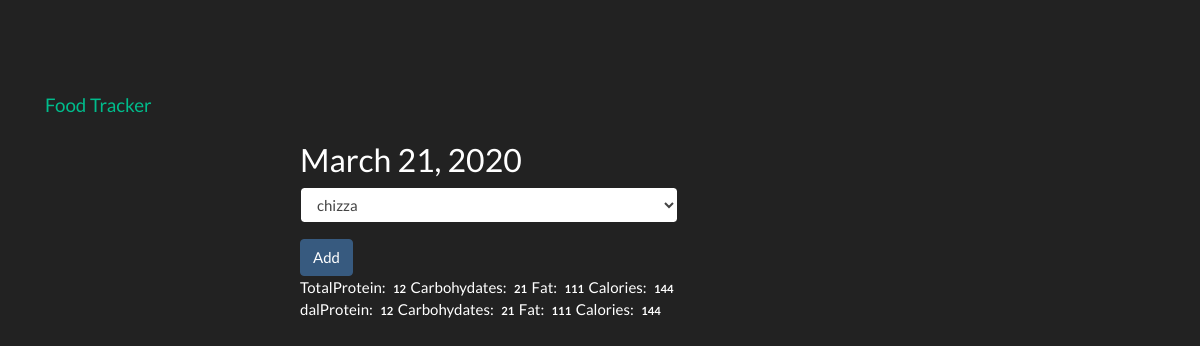
/view/20200321, run on the app's committed database.
### tables this page shows
CREATE TABLE food(
	id integer primary key autoincrement,
	name text not null,
	protein integer not null,
	carbohydrates integer not null,
	fat integer not null,
	calories integer not null
);

### app.py (the view)
@app.route('/view/<date>', methods=['GET', 'POST']) #date is going to be 20170520
def view(date):
    db = get_db()
    cur = db.execute('select id, entry_date from log_date where entry_date = ?', [date])
    date_result = cur.fetchone()
    if request.method == 'POST':
        db.execute('insert into food_date (food_id, log_date_id) values (?, ?)', [request.form['food-select'], date_result['id']])
        db.commit()
    d = datetime.strptime(str(date_result['entry_date']), '%Y%m%d')
    pretty_date = datetime.strftime(d, '%B %d, %Y')
    food_cur = db.execute('select id, name from food')
    food_results = food_cur.fetchall()
    log_cur = db.execute('select food.name, food.protein, food.carbohydrates, food.fat, food.calories from log_date join food_date on food_date.log_date_id = log_date.id join food on food.id = food_date.food_id where log_date.entry_date = ?', [date])
    log_results = log_cur.fetchall()
    totals = {}
    totals['protein'] = 0
    totals['carbohydrates'] = 0
    totals['fat'] = 0
    totals['calories'] = 0
    for food in log_results:
        totals['protein'] += food['protein']
        totals['carbohydrates'] += food['carbohydrates']
        totals['fat'] += food['fat']
        totals['calories'] += food['calories']
    return render_template('day.html', entry_date=date_result['entry_date'], pretty_date=pretty_date, food_results=food_results, log_results=log_results, totals=totals)

### database.py (called while the page is built)
def connect_db():
    sql = sqlite3.connect('/home/praneet/Desktop/flask_all_files/food_tracker/food_log.db')
    sql.row_factory = sqlite3.Row
    return sql

def get_db():
    if not hasattr(g, 'sqlite_db'):
        g.sqlite_db = connect_db()
    return g.sqlite_db

### templates/day.html (shortened to what this page needs)
{% extends 'base.html' %}
{% block content %}
  <body>
    <nav class="navbar navbar-inverse navbar-fixed-top">
      <div class="container">
        <div class="navbar-header">
          <a class="navbar-brand" href="{{url_for('index')}}">Food Tracker</a>
        </div>
      </div>
    </nav>
    <div class="container theme-showcase col-sm-6 col-sm-offset-3" role="main">
      <div class="row">
        <div>
          <div class="panel panel-primary">
            <div class="panel-heading">
              <h3 class="panel-title">{{ pretty_date }}</h3>
            </div>
            <div class="panel-body">
              <form method="POST" action="{{ url_for('view', date=entry_date) }}">
                <div class="form-group">
                  <select class="form-control" name="food-select">
                    {% for food in food_results %}
                      <option value={{ food.id }}>{{ food.name }}</option>
                    {% endfor %}
                  </select>
                </div>
                <button type="submit" class="btn btn-primary">Add</button>
              </form>
              <ul class="nav nav-pills" role="tablist">
                <li class="active"><a>Total</a></li>
                <li><a>Protein: <span class="badge">{{ totals.protein }}</span></a></li>
                <li><a>Carbohydates: <span class="badge">{{ totals.carbohydrates }}</span></a></li>
                <li><a>Fat: <span class="badge">{{ totals.fat }}</span></a></li>
                <li><a>Calories: <span class="badge">{{ totals.calories }}</span></a></li>
              </ul>
            </div>
            {% for food in log_results %}
            <div class="panel-body">
              <ul class="nav nav-pills" role="tablist">
                <li class="active"><a>{{ food.name }}</a></li>
                <li><a>Protein: <span class="badge">{{ food.protein }}</span></a></li>
                <li><a>Carbohydates: <span class="badge">{{ food.carbohydrates }}</span></a></li>
                <li><a>Fat: <span class="badge">{{ food.fat }}</span></a></li>
                <li><a>Calories: <span class="badge">{{ food.calories }}</span></a></li>
              </ul>
            </div>
            {% endfor %}
          </div>
        </div>
      </div>
    </div>
  </body>
{% endblock %}

### static/theme.css (style rules this page uses)
body { padding-top: 70px; padding-bottom: 30px; }

### data on the page
food: name "dal", protein "12", carbohydrates "21", fat "111", calories "144"

### other printed values
{{ pretty_date }} "March 21, 2020"
{{ totals.protein }} "12"
{{ totals.carbohydrates }} "21"
{{ totals.fat }} "111"
{{ totals.calories }} "144"
form field food-select "chizza"
